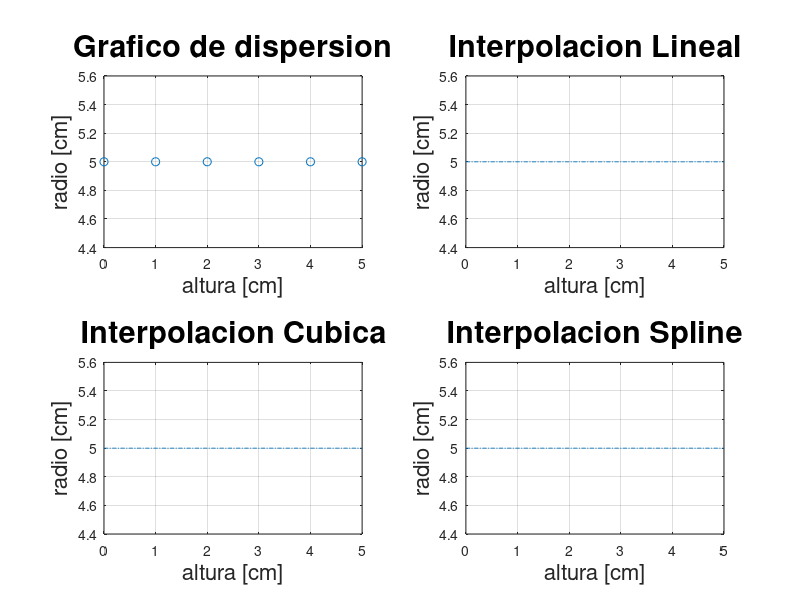

Source code (MATLAB):
% FINAL ALGORITMO - INTERPOLACION Y VOLUMENES DE SOLIDOS DE REVOLUCION, hecho por Peraldo Namoc, George
clc

disp('----------------------------------------------------------------------------')
disp('ALGORITMO DE INTERPOLACION E INTEGRACION NUMERICA PARA SOLIDOS DE REVOLUCION')
disp('----------------------------------------------------------------------------')
printf('\n\n                      INGRESO DE DATOS \n\n')



while true
  
  altura = input('Digite la altura del solido en cm : ');
  printf('\n')
  particiones = input('Digite la cantidad de particiones a realizar: ');
  printf('\n')
  if altura <= 1 || particiones <= 1
    printf('\n\n\tLos valores ingresados deben ser mayor a 1.\n\n')
  else
    break
  endif
  
endwhile

h = (altura)/particiones;

dy = [];
dx = [0:h:altura];


for i = 1:particiones + 1
  printf('Ingrese el valor del radio a una distancia de %d cm, partiendo desde el punto inicial de medicion : ',dx(i));
  dy = [dy, input('')];
endfor

disp('----------------------------------------------------------------------------')
printf('\n\n                      DATOS INGRESADOS \n\n')

printf('\n\n         Altura [cm]                    Radio[cm] \n\n')
disp([dx' dy'])

disp('----------------------------------------------------------------------------')

interval = [0:.01:altura];

dyy_linear = interp1(dx,dy,0:.01:altura,'linear');
dyy_cubic = interp1(dx,dy,0:.01:altura,'cubic');
dyy_spline = interp1(dx,dy,0:.01:altura,'spline');

subplot(2,2,1) %% Grafico de dispersion
plot(dx,dy,'o')
xlabel('altura [cm]','fontsize',16)
ylabel('radio [cm]','fontsize',16)
grid on
title('Grafico de dispersion','fontsize',22)

subplot(2,2,2) %% Grafico de Interpolacion Lineal
plot(interval,dyy_linear,'-.')
xlabel('altura [cm]','fontsize',16)
ylabel('radio [cm]','fontsize',16)
grid on
title('Interpolacion Lineal','fontsize',22)

subplot(2,2,3) %% Grafico de Interpolacion Cubica
plot(interval,dyy_cubic,'-.')
xlabel('altura [cm]','fontsize',16)
ylabel('radio [cm]','fontsize',16)
grid on
title('Interpolacion Cubica','fontsize',22)

subplot(2,2,4) %% Grafico de Interpolacion Spline
plot(interval,dyy_spline,'-.')
xlabel('altura [cm]','fontsize',16)
ylabel('radio [cm]','fontsize',16)
grid on
title('Interpolacion Spline','fontsize',22)

disp('----------------------------------------------------------------------------')
printf('\n\n                      FUNCIONES INTERPOLADAS \n\n')

fx_linear = polyfit(interval, dyy_linear,1); % FUNCION INTERPOLADA [LINEAL]
printf('Funcion Lineal : f(x) = (%d)x + %e \n\n\n', fx_linear(1), fx_linear(2))

fx_cubic = polyfit(interval, dyy_cubic, 3); % FUNCION INTERPOLADA [CUBICA]
printf('Funcion Cubica : f(x) = (%d)x^3 + (%e)x^2 + (%f)x + (%g) \n\n\n', fx_cubic(4), fx_cubic(3), fx_cubic(2), fx_cubic(1))

fx_spline = polyfit(interval, dyy_spline, ceil(length(dy)-1)); % FUNCION INTERPOLADA [SPLINE]
printf('Funcion por splines cubicos de grado %d : \n\n', (length(dy)-1))

final_fx = 'f(x) = ';

for i = 1 : length(fx_spline)-1
  final_fx = strcat(final_fx,'(', num2str(fx_spline(i)),')x ', '^',num2str(abs(i-length(fx_spline))), ' + ');
endfor
final_fx = strcat(final_fx, num2str(fx_spline(length(fx_spline))));
disp(final_fx)


disp('----------------------------------------------------------------------------')
printf('\n\n     VOLUMEN DEL SOLIDO DE REVOLUCION POR APROXIMACION\n\n')

printf('\n\n                REGLA TRAPEZOIDAL\n\n')

function t_result = regla_trapezio_vol_src (x, y)
  
  %----------------------Data----------------------------
  
                          % x    -> vector de la variable independiente
                          % y    -> vector de la variable dependiente 
  a = x(1);               % a    -> extremo inferior
  b = x(length(x));       % b    -> extremo superior
  n = length(y) - 1;      % n    -> numero de particiones
  suma = 0;               % acumulador
  y = y(:).^2;             % adaptado a calculo de volumen
  
  %--------------Procesamiento de la data----------------
  
  h = (b-a)/n;            % tama?o individual de las particiones 
  for i = 2 : length(y) - 1
    suma += y(i);
  endfor
  %----------------------Resultado-----------------------
  
  t_result = pi * (h/2) * (y(1) + 2*suma + y(length(y)));
endfunction

printf(' EL VOLUMEN DEL SOLIDO POR APROXIMACION PARA LA REGLA TRAPEZOIDAL ES EQUIVALENTE A: %d cm^3 \n\n', regla_trapezio_vol_src(interval, dyy_spline))

printf('\n\n                REGLA PARABOLICA/SIMPSON\n\n')

function p_result = regla_parabolica_vol_src (x, y)
  
  %----------------------Data----------------------------
                          
                          % x    -> vector de la variable independiente
                          % y    -> vector de la variable dependiente 
  a = x(1);               % a    -> extremo inferior
  b = x(length(x));       % b    -> extremo superior
  n = length(y) - 1;      % n    -> numero de particiones
  suma_i = 0;             % sumatoria de impares
  suma_p = 0;             % sumatoria de pares
  y = y(:).^2;             % adaptado a calculo de volumen
  
  %--------------Procesamiento de la data----------------
  
  h = (b-a)/n;            % tama?o individual de las particiones         
  for i = 2 : length(y) - 1
    if(mod(i, 2) == 0)
      suma_i += y(i);
    else
      suma_p += y(i);
    endif
  endfor
  %----------------------Resultado-----------------------
  
  p_result = pi * (h/3)*( y(1) + 4*suma_i + 2*suma_p + y(length(y)));
endfunction

printf(' EL VOLUMEN DEL SOLIDO POR APROXIMACION PARA LA REGLA PARABOLICA/SIMPSON ES EQUIVALENTE A: %d cm^3 \n\n', regla_parabolica_vol_src(interval, dyy_spline))
